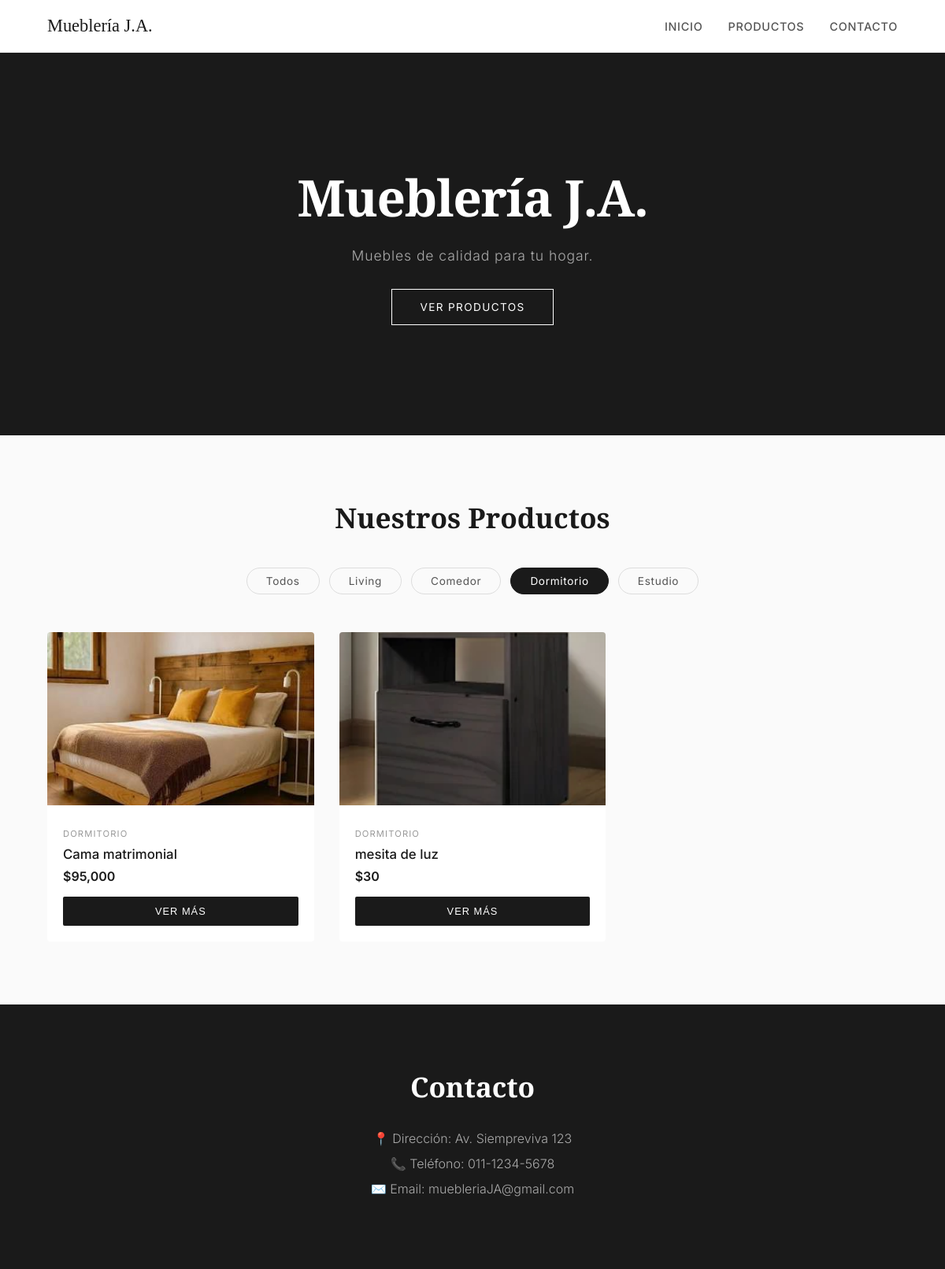
The page /?categoria=Dormitorio on the database its author committed.
### tables this page shows
CREATE TABLE productos (
            id INTEGER PRIMARY KEY AUTOINCREMENT,
            nombre TEXT NOT NULL,
            precio REAL NOT NULL,
            categoria TEXT NOT NULL,
            imagen TEXT NOT NULL,
            descripcion TEXT,
            medidas TEXT
        );

### app.py (the view)
@app.route("/")
def inicio():
    categoria = request.args.get("categoria")
    productos = obtener_productos(categoria)
    return render_template("index.html", productos=productos, categoria=categoria)

### database.py (called while the page is built)
def conectar():
    return sqlite3.connect("productos.db")

def obtener_productos(categoria=None):
    con = conectar()
    cursor = con.cursor()
    if categoria:
        cursor.execute("SELECT * FROM productos WHERE categoria = ?", (categoria,))
    else:
        cursor.execute("SELECT * FROM productos")
    productos = cursor.fetchall()
    con.close()
    return productos

### templates/index.html (shortened to what this page needs)
<!DOCTYPE html>
<html lang="es">
  <head>
    <link rel="stylesheet" href="{{ url_for('static', filename='style.css') }}">
  </head>
  <body>
    <nav>
      <span>Mueblería J.A.</span>
      <a href="#inicio">Inicio</a>
      <a href="#productos">Productos</a>
      <a href="#contacto">Contacto</a>
    </nav>
    <section id="inicio">
      <h1>Mueblería J.A.</h1>
      <p>Muebles de calidad para tu hogar.</p>
      <a href="#productos" class="btn-hero">Ver productos</a>
    </section>
    <section id="productos">
      <h2>Nuestros Productos</h2>
      <div class="filtros">
        <a href="/?#productos" class="filtro {% if not categoria %}activo{% endif %}">Todos</a>
        <a href="/?categoria=Living#productos" class="filtro {% if categoria == 'Living' %}activo{% endif %}">Living</a>
        <a href="/?categoria=Comedor#productos" class="filtro {% if categoria == 'Comedor' %}activo{% endif %}">Comedor</a>
        <a href="/?categoria=Dormitorio#productos" class="filtro {% if categoria == 'Dormitorio' %}activo{% endif %}">Dormitorio</a>
        <a href="/?categoria=Estudio#productos" class="filtro {% if categoria == 'Estudio' %}activo{% endif %}">Estudio</a>
      </div>
      <div class="productos">
        {% for producto in productos %}
        <div class="producto">
          <img src="{{ url_for('static', filename='imagenes/' + producto[4]) }}" alt="{{ producto[1] }}" onclick="abrirLightbox(this.src)">
          <div class="producto-info">
            <span class="categoria">{{ producto[3] }}</span>
            <h3>{{ producto[1] }}</h3>
            <p class="precio">${{ "{:,.0f}".format(producto[2]) }}</p>
            <button class="btn" onclick="abrirModal('{{ producto[1] }}', '{{ producto[3] }}', '{{ "{:,.0f}".format(producto[2]) }}', '{{ url_for('static', filename='imagenes/' + producto[4]) }}', '{{ producto[5] }}', '{{ producto[6] }}')">Ver más</button>
          </div>
        </div>
        {% endfor %}
      </div>
    </section>
    <section id="contacto">
      <h2>Contacto</h2>
      <p>📍 Dirección: Av. Siempreviva 123</p>
      <p>📞 Teléfono: 011-1234-5678</p>
      <p>✉️ Email: muebleriaJA@gmail.com</p>
    </section>
  </body>
</html>

### static/style.css (style rules this page uses)
* { margin: 0; padding: 0; box-sizing: border-box; }
body { font-family: 'Inter', sans-serif; background-color: #fafafa; color: #1a1a1a; }
nav { background-color: #fff; padding: 20px 60px; display: flex; gap: 32px; align-items: center; border-bottom: 1px solid #eee; position: sticky; top: 0; z-index: 100; }
nav span { color: #1a1a1a; font-family: 'Playfair Display', serif; font-size: 1.4rem; margin-right: auto; }
nav a { color: #555; text-decoration: none; font-size: 0.9rem; font-weight: 500; letter-spacing: 0.05em; text-transform: uppercase; transition: color 0.2s; }
#inicio { background-color: #1a1a1a; color: white; text-align: center; padding: 140px 40px; position: relative; }
#inicio h1 { font-family: 'Playfair Display', serif; font-size: 4rem; margin-bottom: 20px; letter-spacing: -0.02em; }
#inicio p { font-size: 1.1rem; color: #aaa; font-weight: 300; letter-spacing: 0.05em; }
#inicio .btn-hero { display: inline-block; margin-top: 32px; padding: 14px 36px; border: 1px solid #fff; color: white; text-decoration: none; font-size: 0.85rem; letter-spacing: 0.1em; text-transform: uppercase; transition: all 0.3s; }
#productos { padding: 80px 60px; background-color: #fafafa; }
#productos h2 { font-family: 'Playfair Display', serif; font-size: 2.2rem; margin-bottom: 40px; text-align: center; }
.filtros { display: flex; gap: 12px; justify-content: center; margin-bottom: 48px; }
.filtro { padding: 8px 24px; border: 1px solid #ddd; border-radius: 30px; text-decoration: none; color: #555; font-size: 0.85rem; letter-spacing: 0.05em; transition: all 0.2s; }
.filtro:hover, .filtro.activo { background-color: #1a1a1a; border-color: #1a1a1a; color: white; }
.productos { display: grid; grid-template-columns: repeat(3, 1fr); gap: 32px; max-width: 1100px; margin: 0 auto; }
.producto { background-color: white; border-radius: 4px; overflow: hidden; transition: transform 0.3s, box-shadow 0.3s; }
.producto img { width: 100%; height: 220px; object-fit: cover; cursor: pointer; transition: opacity 0.3s; }
.producto-info { padding: 20px; }
.categoria { font-size: 0.7rem; color: #999; text-transform: uppercase; letter-spacing: 0.1em; }
.producto-info h3 { margin: 8px 0; font-size: 1.05rem; font-weight: 500; }
.precio { color: #1a1a1a; font-weight: 600; font-size: 1rem; margin-bottom: 16px; }
.btn { width: 100%; padding: 11px; background-color: #1a1a1a; color: white; border: none; border-radius: 2px; cursor: pointer; font-size: 0.8rem; letter-spacing: 0.08em; text-transform: uppercase; transition: background-color 0.2s; }
#contacto { background-color: #1a1a1a; color: white; text-align: center; padding: 80px 40px; }
#contacto h2 { font-family: 'Playfair Display', serif; font-size: 2.2rem; margin-bottom: 32px; }
#contacto p { margin-bottom: 12px; color: #aaa; font-weight: 300; }

### rows shown on the page
productos: imagen (picture), categoria "DORMITORIO", nombre "Cama matrimonial", precio "95,000"
productos: imagen (picture), categoria "DORMITORIO", nombre "mesita de luz", precio "30"
